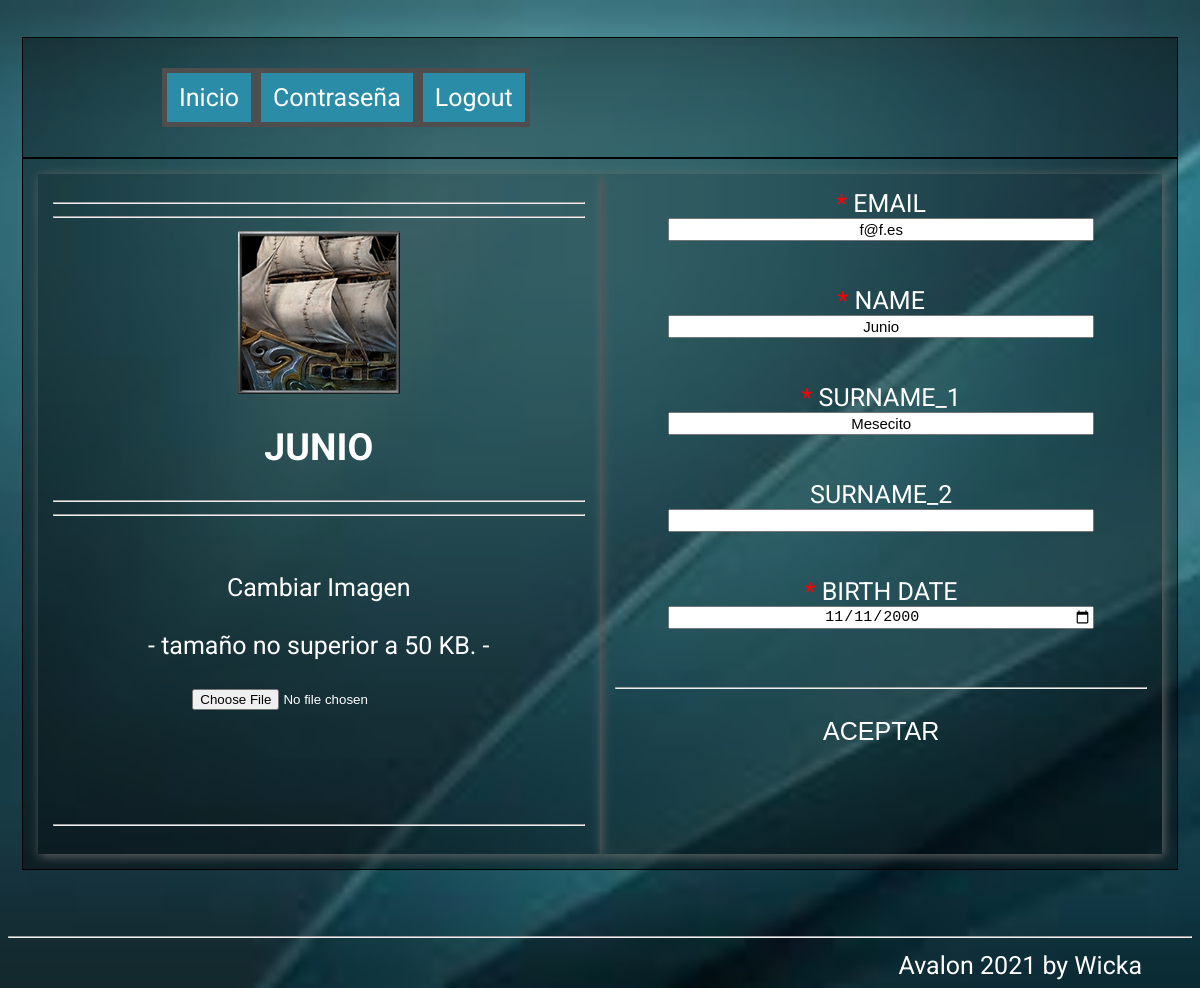
/users_forms/form_editar.php?id=junio, run on the app's committed database.
### tables this page shows
CREATE TABLE `users` (
  `id` int(11) UNSIGNED NOT NULL,
  `id_tipo` int(11) UNSIGNED NOT NULL,
  `id_estado` int(11) UNSIGNED NOT NULL,
  `id_disponibilidad` varchar(4) NOT NULL,
  `alias` varchar(30) NOT NULL,
  `email` varchar(50) NOT NULL,
  `telefono` int(12) UNSIGNED NOT NULL,
  `pwd` varchar(250) NOT NULL,
  `create_date` date NOT NULL DEFAULT current_timestamp(),
  `last_connection` date NOT NULL DEFAULT current_timestamp(),
  `id_tipo_documento` int(11) UNSIGNED NOT NULL,
  `num_documento` varchar(12) NOT NULL,
  `name` varchar(25) NOT NULL,
  `surname_01` varchar(30) NOT NULL,
  `surname_02` varchar(30) NOT NULL,
  `birth_date` date NOT NULL,
  `id_titulacion` int(11) UNSIGNED NOT NULL,
  `sector_estudios` int(11) UNSIGNED NOT NULL
);

### classes/Usuario.php (called while the page is built, shortened)
<?php
      class Usuario
      {
             function __construct($_alias ){
                  $this->alias = $_alias;
                  $conn=Connect_BBDD();
                  $Query = "SELECT * FROM users WHERE alias = '$this->alias'";
                  $_usuario = $conn->query($Query);
                  if($_usuario->num_rows > 0){
                    while($fila = $_usuario->fetch_assoc()) {
                      $this->id                 = $fila['id'];
                      $this->email              = $fila['email'];
                      $this->name               = $fila['name'];
                      $this->surname_01         = $fila['surname_01'];
                      $this->surname_02         = $fila['surname_02'];
                      $this->birth_date         = $fila['birth_date'];
                    }
                }
          }
  }
 ?>

### users_forms/form_editar.php (the view, shortened to what this page needs)
<?php   session_start();
  include ("../classes/Usuario.php");
if (isset($_GET['id'])==null){
      if(isset($_SESSION['alias_user'])){
        $_user = new Usuario($_SESSION['alias_user']);
    }else{
    echo "NO SESSION USER<HR>";
      }
}else{
      $_user = new Usuario($_GET['id']);
}
?>
 ﻿<doctype html>
<html lang="es">
		<head>
        <link rel="stylesheet" href="../css/style.css" type="text/css"/>
		</head>
		<body id="editar">
      <header>
        <div class="contenedor">
              <div   class="div_menu" >
                  <ul class="nav">
                    <li> <a href="../index.php">Inicio</a> </li>
                    <li> <a href="form_cambiar_pwd.php">Contraseña</a> </li>
                    <li> <a href="../sesiones/destroy_session.php"> Logout</a></li>
                  </ul>
              </div>
        </div>
      </header>
      <form onsubmit="return valida_form();" class="login" action="../crud_users/editar.php" method="POST" enctype='multipart/form-data'>
				    <section class ="contenedor">
                <div class="division_vertical">
                      <hr><hr>
                      <?php
                          if(file_exists("../img/users/".$_user->id.".png")){
                                $_foto = "../img/users/".$_user->id.".png";
                              }else{
                                $_foto = "../img/users/0.png";
                            }
                            echo "<img src=$_foto alt='foto perfil'>";
                        ?>
                        <h1><?php echo strtoupper($_user->alias);?></h1><hr>
                        <hr>
                        <div class="fitxer">
                            <br>
                            <label>Cambiar Imagen <br> <br> - tamaño no superior a 50 KB. -
                                  <br><br> <input name='userfile' type='file'> <br><br>
                            </label>
                        </div>
                        <br>  <br>
                        <hr>
                </div>
      						<div id="div_alta" class="division_vertical">
      			               	<span style="color:red">*</span> EMAIL <br>
      											<input  class="form_texto"  type="email" name="email" id="email" placeholder="email"  required
                            onblur="rellena_email();" oninput="check_email();"
                            value='<?php echo $_user->email;?>'>
      											<div class="div_form_error" id="message_email"></div>
      			             		<span style="color:red">*</span>   NAME <br>
      			                <input  class="form_texto"  type="text" name="name" id="name" placeholder="name"  required
                            onblur="rellena_name();" value='<?php echo $_user->name;?>'>
      			                <div class="div_form_error" id="message_name"></div>
      			               	<span style="color:red">*</span> SURNAME_1 <br>
      			                <input  class="form_texto"  type="text" name="surname_1" id="surname_1" placeholder="surname_1"  required
                            onblur="rellena_surname_1();" value='<?php echo $_user->surname_01;?>'>
      			                <div class="div_form_error" id="message_surname_1"></div>
      			               	SURNAME_2 <br>
      			                <input  class="form_texto"  type="text" name="surname_2" id="surname_2" placeholder="surname_2"
                            value='<?php echo $_user->surname_02;?>'>
      			                <div class="div_form_error" id="message_surname_2"></div>
      			               	<span style="color:red">*</span> BIRTH DATE <br>
      			                <input  class="form_date"  type="date" name="birth" id="birth" placeholder="birth"  required
                            onblur="rellena_birth();" value='<?php echo $_user->birth_date;?>'>
      			                <div class="div_form_error" id="message_birth"></div>
      											<hr>
      											<div class="div_button"><input id="button" type="submit" name="Aceptar" value="ACEPTAR"></div>
      							</div>
				      </section>
         </form>
			<br><hr>
  		<footer>Avalon 2021 by Wicka</footer>
		</body>
</html>

### css/style.css (style rules this page uses)
#editar { background: url("../img/fondo/editar.jpg") no-repeat center center fixed; -webkit-background-size: cover; -moz-background-size: cover; -o-background-size: cover; background-size: cover; }
body { color: white; font-size: 25px; font-family: "Roboto"; }
section, div { padding: 15px; }
.contenedor { border: solid 1px black; width: 95%; display: flex; flex-wrap: nowrap; justify-content:center; margin-left: auto; margin-right: auto; background-color: rgba(1,2,1,0.4); }
.contenedor .division_vertical { width: 100%; text-align: center; background-color: rgba(1,2,1,0.1); box-shadow: 2px 2px 10px #666; }
.form_texto, .form_pwd, .form_date { width: 80%; text-align: center; font-size: 15px; }
.contenedor .div_menu { align-items: center; align-content: center; text-align: center; width: 85%; min-width: 475px; }
.contenedor .div_menu .nav { text-align: center; width:1000px; margin:0 auto; }
.contenedor .div_menu .nav > li { float:left; background-color: #4E4E4E; }
.contenedor .div_menu .nav li a { margin: 5px; background-color:#2A8CA6; color:#fff; text-decoration:none; padding:10px 12px; display:block; }
ul, ol { list-style:none; }
.contenedor .div_button { text-align: center; }
.div_form_error { color: red; margin-bottom:0; height: 15px; }
#button { border: none; background: rgba(0,0,0,0); width: 50%; font-size: 25px; color:white; }
a { color:thistle; }
footer { text-align: right; margin-right: 50px; }

### data on the page
users: alias "JUNIO", email "f@f.es", name "Junio", surname_1 "Mesecito", birth "11/11/2000"
